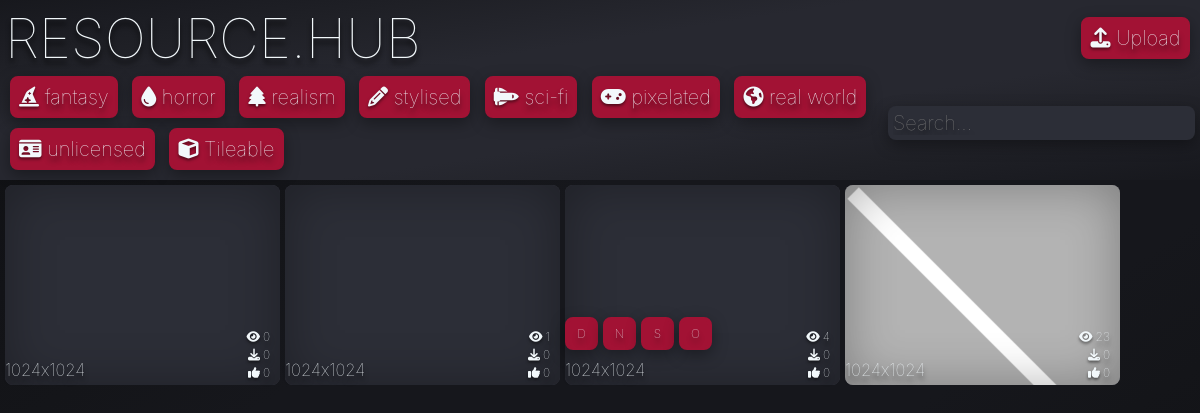
The page / on the database its author committed.
### tables this page shows
CREATE TABLE Tag (ID INTEGER PRIMARY KEY, name TEXT, icon TEXT);

### app.py (the view)
@app.route('/')
def home():
    tags = query("SELECT name, icon FROM Tag")
    assets_data = query("SELECT id,name,COALESCE(views,0),COALESCE(downloads,0),COALESCE(likes,0),COALESCE(resolution,'Unknown') FROM asset")
    processed_assets = []
    for asset_row in assets_data:
        asset_info = []
        for item in asset_row:
            asset_info.append(item)
        processed_assets.append(asset_info)
    for asset in processed_assets:
        associated_tags = query(
            "SELECT name, icon FROM Tag WHERE ID IN (SELECT Tag_ID FROM assetTags WHERE Model_ID = ?)",
            (asset[0],)
        )
        asset.append(associated_tags)
        available_types = []
        for suffix in ['d', 'n', 's', 'o']:
            file_path = os.path.join(app.config["UPLOAD_FOLDER"], f"{asset[0]}{suffix}.png")
            if os.path.exists(file_path):
                available_types.append(suffix)
        if len(available_types) == 1:
            available_types = []
        asset.append(available_types)
    return render_template('home.html', tags=tags, assets=processed_assets, show_navbar=True)

### app.py (called while the page is built)
def query(query, param=(), commit=False):
    with sqlite3.connect("database.db") as conn:
        cur = conn.cursor()
        cur.execute(query, param)
        if commit:
            conn.commit()
            return cur.lastrowid
        else:
            return cur.fetchall()

### templates/home.html (shortened to what this page needs)
{% extends "template.html" %}
{% block content %}
    <div class="body">
        {% for asset in assets %}
        <a href="/asset/{{asset[0]}}" class="asset-link" data-asset-id="{{asset[0]}}" style="background-image: url('/static/images/{{asset[0]}}d.png')">
            <div class="asset" data-tags="{{ asset[6] | map(attribute=0) | join(',') }}">
                <div class="asset-bottom">
                    <div class="asset-info">
                        <div class="img-types">
                            {% for type in asset[7] %}
                            <div class="button img-type-btn" data-type="{{type}}" data-asset-id="{{asset[0]}}">{{type.upper()}}</div>
                            {% endfor %}
                        </div>
                        <div class="resolution">
                            <small>{{ asset[5] }}</small>
                        </div>
                    </div>
                    <div class="asset-stats">
                        <div><i class="fa-solid fa-eye"></i> {{ asset[2] }}</div>
                        <div><i class="fa-solid fa-download"></i> {{ asset[3] }}</div>
                        <div><i class="fa-solid fa-thumbs-up"></i> {{ asset[4] }}</div>
                    </div>
                </div>
            </div>
        </a>
        {% endfor %}
    </div>
{% endblock %}

### templates/template.html (shortened to what this page needs)
<html lang="en">
    <head>
        <link rel="stylesheet" href="/static/style.css">
        <link rel="stylesheet" href="https://cdnjs.cloudflare.com/ajax/libs/font-awesome/6.4.0/css/all.min.css" />
    </head>
    <body>
        <div class="header">
            <div class="title-container">
                <a class="header-link" href="/">RESOURCE.HUB</a>
                <a class="button" href="/upload" ><i class="fa-solid fa-upload"></i> Upload</a>
            </div>
            {% if show_navbar %}
            <div class="navbar">
                <div id="tag-buttons">
                    {% for tag in tags %}
                    <button class="button" data-tag="{{ tag[0] }}"><i class="{{tag[1]}}" ></i> {{ tag[0] }}</button>
                    {% endfor %}
                </div>
                <input class="search" type="text" name="name" placeholder="Search...">
            </div>
            {% endif %}
        </div>
        {% block content %}
        {% endblock %}
    </body>
</html>

### static/style.css (style rules this page uses)
:root { --primary-color: #18191F; --secondary-color: #2C2E37; --accent-color: #a21234; --primary-font-color: #F2F8FB; --secondary-font-color: #18191F; --shadow-color: black; --font-family: 'inter', sans-serif; --border-radius: 8px; --margin: 5px; --padding: 5px; --small-font-size: 16px; --medium-font-size: 20px; --large-font-size: 55px; }
* { font-family: var(--font-family); font-weight: 100; text-decoration: none; text-shadow: 0 5px 5px rgba(0, 0, 0, 1); color: var(--primary-font-color); }
body { background-image: linear-gradient(to right bottom, #0d0e11, #101114, #121317, #141519, #16171c, #16171c, #16171c, #16171c, #141519, #121317, #101114, #0d0e11); margin: 0px; }
input { background-color: var(--primary-color); border-style: none; font-size: var(--medium-font-size); border-radius: var(--border-radius); padding: var(--padding); }
.body { margin: var(--margin); display: flex; flex-wrap: wrap; gap: var(--margin); justify-content: flex-start; }
.asset { display: flex; flex-direction: column; font-size: var(--medium-font-size); color: var(--primary-font-color); border-radius: var(--border-radius); background-color: ; text-align: left; transition: all 0.3s ease; width: 275px; height: 200px; background-size: cover; justify-content: flex-end; position: relative; }
.asset-bottom { display: flex; justify-content: space-between; align-items: flex-end; margin-bottom: 5px; }
.asset-info { display: flex; flex-direction: column; gap: 5px; }
.asset-stats { display: flex; flex-direction: column; gap: 3px; font-size: 12px; text-align: right; margin-right: 10px; }
.asset-stats div { display: flex; align-items: center; justify-content: flex-end; gap: 3px; }
.asset::before { content: ''; position: absolute; top: 0; left: 0; right: 0; bottom: 0; background-color: var(--secondary-color); border-radius: var(--border-radius); z-index: -1; }
.asset-link { background-color: var(--secondary-color) !important; box-shadow: inset 0 0 50px rgba(0, 0, 0, 0.3); border-radius: var(--border-radius); }
.img-types { display: flex; gap: 5px; align-self: flex-start; margin-bottom: 5px; }
.img-types .button { width: 25px; height: 25px; margin: 0; padding: 0; display: flex; align-items: center; justify-content: center; font-size: 12px; cursor: pointer; transition: all 0.2s ease; }
.button { font-size: var(--medium-font-size); color: var(--primary-font-color); border: 4px solid var(--accent-color); border-radius: var(--border-radius); padding: var(--padding); margin: var(--margin); background-color: var(--accent-color); text-align: center; transition-duration: 0.3s; box-shadow: 0 5px 15px rgba(0, 0, 0, 0.35); }
.navbar { display: grid; grid-template-columns: 6fr 1fr; text-align: left; }
.header { padding: var(--padding); background-image: linear-gradient(to right bottom, #17181d, #1b1c22, #1f2026, #23242b, #272830, #272830, #272830, #272830, #23242b, #1f2026, #1b1c22, #17181d); }
.navbar { text-align: left; align-items: center; }
.title-container { display: grid; grid-template-columns: 9fr 1fr; justify-content: center; align-items: center; }
.header-link { font-size: var(--large-font-size); }
i { text-shadow: 0 2px 3px rgba(0, 0, 0, 0.5); }
.search { background-color: var(--secondary-color); box-shadow: 0 5px 15px rgba(0, 0, 0, 0.35); }

### rows shown on the page
Tag: name "fantasy"
Tag: name "horror"
Tag: name "realism"
Tag: name "stylised"
Tag: name "sci-fi"
Tag: name "pixelated"
Tag: name "real world"
Tag: name "unlicensed"
Tag: name "Tileable"

### other values the page prints
{{ asset[5] }} "1024x1024" "1024x1024" "1024x1024" "1024x1024"
{{ asset[2] }} "0" "1" "4" "23"
{{ asset[3] }} "0" "0" "0" "0"
{{ asset[4] }} "0" "0" "0" "0"
{{ type.upper() }} "D" "N" "S" "O"
